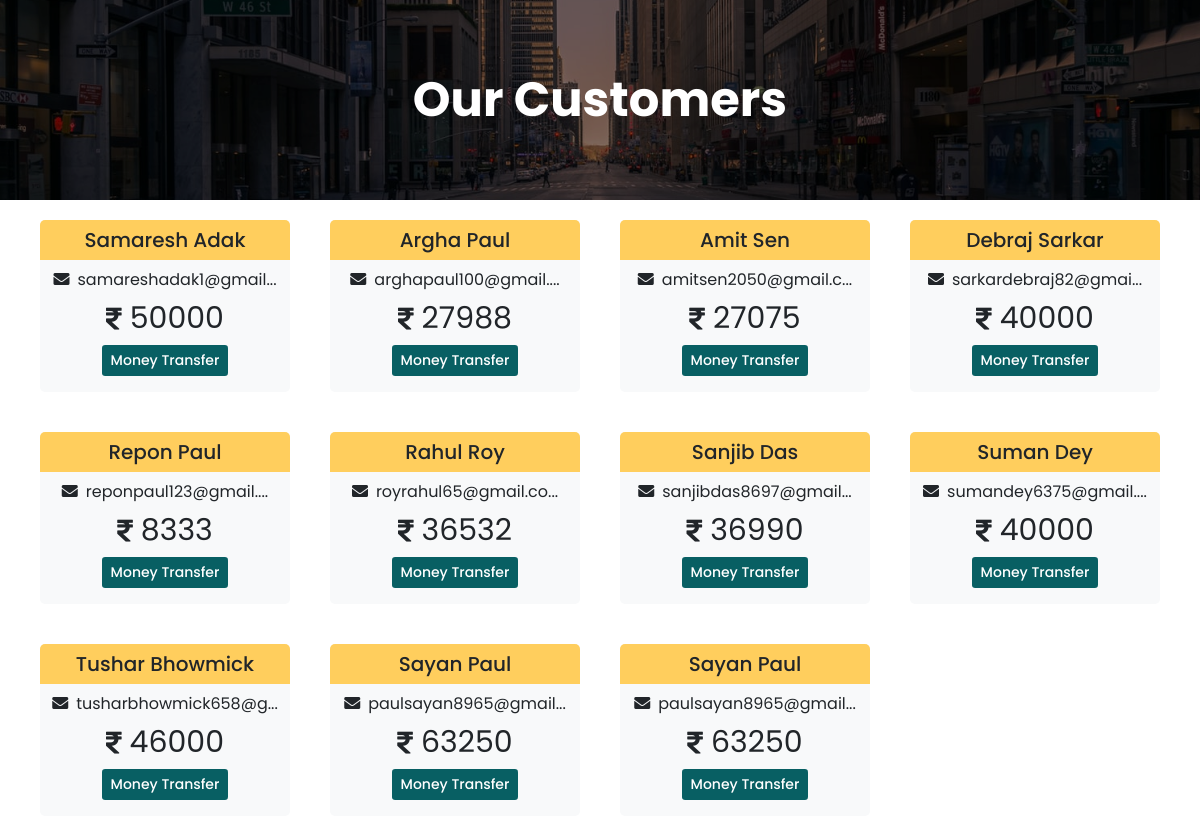
The app's page /pages/allcustomer.php with its own data.
### tables this page shows
CREATE TABLE `customers` (
  `name` varchar(20) NOT NULL,
  `email` varchar(30) NOT NULL,
  `current_balance` int(10) NOT NULL
);

### pages/allcustomer.php (the view, shortened to what this page needs)
<!DOCTYPE html>
<html>
<head>
  	<link rel="stylesheet" href="https://maxcdn.bootstrapcdn.com/bootstrap/4.0.0/css/bootstrap.min.css">
  	<link rel="stylesheet" href="https://use.fontawesome.com/releases/v5.15.3/css/all.css">
  	<link rel="stylesheet" type="text/css" href="../css/allcustomers.css">
</head>
<body>
	<section id="main" class="">
		<div id="heading_bar" class="jumbotron-fluid">
			<div id="child"></div>
			<h1 id="heading">Our Customers</h1>
		</div>
		<div id="data_container">
			<?php include '../database/connect.php';
				$sql = "SELECT * FROM customers";
				$query = mysqli_query($con, $sql);
				while($result = mysqli_fetch_array($query)){
					if(strlen($result['email'])>19){
						$email = substr($result['email'],0,19)."...";
					}else{
						$email = $result['email'];
					}
					?>
					<div class="box pb-3">
						<h5 style="background-color: #FFCE5D; width: 100%" class="text-center py-2"><?php echo $result['name'];?></h5>
						<div>
							<div class="d-flex justify-content-center px-2">
								<p class="my-0"><i class="fas fa-envelope mr-2"></i></p>
								<p class="gmail my-0" title="<?php echo $result['email'];?>" style="word-break: break-all;"><?php echo $email;?></p>
							</div>
							<div class="d-flex justify-content-center">
								<p id="rupee_icon" class="d-flex justify-content-center align-items-center my-1"><i class="fas fa-rupee-sign mr-2"></i></p>
								<p id="rupee" class="my-1"><?php echo $result['current_balance'];?></p>
							</div>
							<div class="d-flex justify-content-center">
								<button class="btn btn-sm transfer_btn">
									Money Transfer
								</button>
							</div>
						</div>
					</div>
			<?php
				}
			?>
		</div>
	</section>
</body>
</html>

### css/allcustomers.css (style rules this page uses)
* { margin: 0; padding: 0; }
body { font-family: 'Poppins', sans-serif; }
#heading_bar { position: relative; height: 200px; background-image: url('../bg/bg2.jpg'); background-size: cover; background-position: center; }
#child { position: absolute; background-color: black; height: 100%; width: 100%; filter: opacity(50%); }
#heading { position: absolute; top: 50%; left: 50%; transform: translate(-50%, -50%); color: white; font-weight: 700; font-size: 4vw; }
#data_container { display: grid; grid-template-columns: auto auto auto auto; justify-content: center; }
.box { width: 250px; background-color: #f8f9fa; margin: 20px; border-radius: 5px; transition: all .2s; display: flex; flex-direction: column; justify-content: center; align-items: center; overflow: hidden; }
#rupee_icon { font-size: 25px; }
#rupee { font-size: 30px; }
.transfer_btn { background-color: #085f63; font-weight: 500; color: white; }

### records on screen
customers: name "Samaresh Adak", email "samareshadak1@gmail...", current_balance "50000"
customers: name "Argha Paul", email "arghapaul100@gmail....", current_balance "27988"
customers: name "Amit Sen", email "amitsen2050@gmail.c...", current_balance "27075"
customers: name "Debraj Sarkar", email "sarkardebraj82@gmai...", current_balance "40000"
customers: name "Repon Paul", email "reponpaul123@gmail....", current_balance "8333"
customers: name "Rahul Roy", email "royrahul65@gmail.co...", current_balance "36532"
customers: name "Sanjib Das", email "sanjibdas8697@gmail...", current_balance "36990"
customers: name "Suman Dey", email "sumandey6375@gmail....", current_balance "40000"
customers: name "Tushar Bhowmick", email "tusharbhowmick658@g...", current_balance "46000"
customers: name "Sayan Paul", email "paulsayan8965@gmail...", current_balance "63250"
customers: name "Sayan Paul", email "paulsayan8965@gmail...", current_balance "63250"
